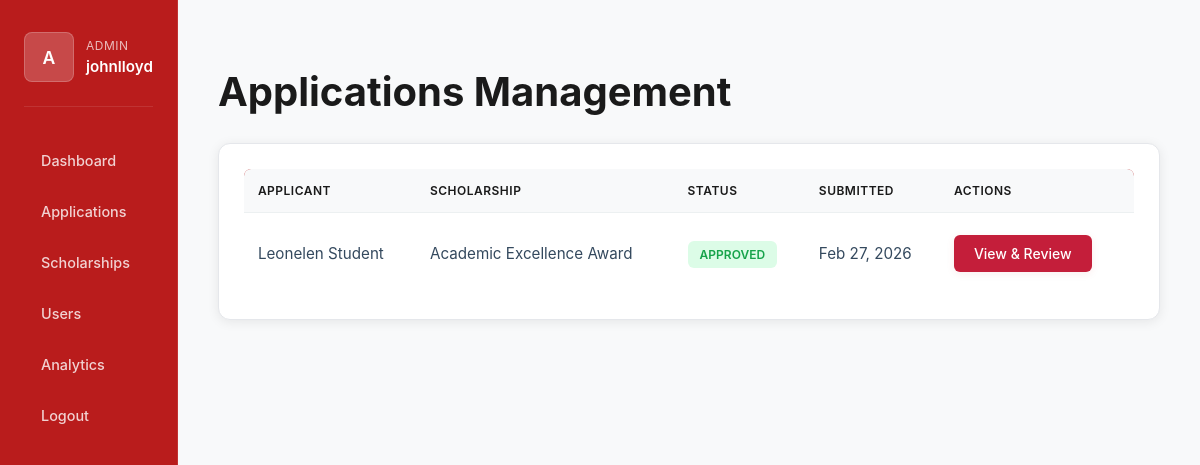
Before: /admin/applications.php (signed in) with the older database file.
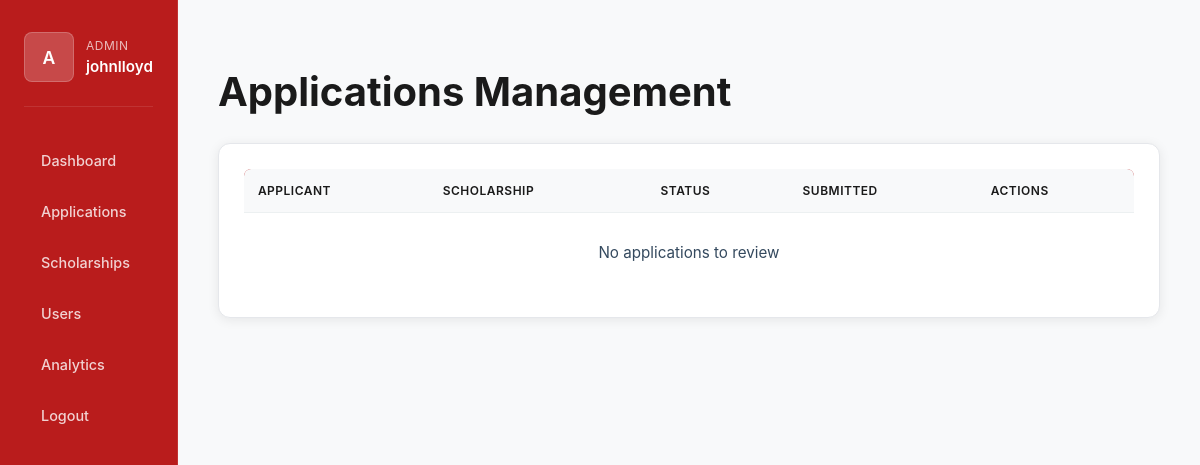
After: the same page with the newer database file.
### tables this page shows
CREATE TABLE `applications` (
  `id` int(11) NOT NULL,
  `user_id` int(11) NOT NULL,
  `scholarship_id` int(11) NOT NULL,
  `motivational_letter` text NOT NULL,
  `gpa` decimal(3,2) DEFAULT NULL CHECK (`gpa` >= 0 and `gpa` <= 4.0),
  `status` enum('draft','submitted','under_review','pending','approved','rejected','withdrawn') DEFAULT 'submitted',
  `submitted_at` datetime DEFAULT NULL,
  `reviewed_at` datetime DEFAULT NULL,
  `created_at` datetime DEFAULT current_timestamp(),
  `updated_at` datetime DEFAULT current_timestamp() ON UPDATE current_timestamp()
);

CREATE TABLE `users` (
  `id` int(11) NOT NULL,
  `username` varchar(100) NOT NULL,
  `password` varchar(255) NOT NULL,
  `first_name` varchar(100) NOT NULL,
  `last_name` varchar(100) NOT NULL,
  `email` varchar(150) NOT NULL,
  `phone` varchar(50) DEFAULT NULL,
  `address` text DEFAULT NULL,
  `role` enum('admin','student','staff') DEFAULT 'student',
  `active` tinyint(1) DEFAULT 1,
  `email_verified` tinyint(1) DEFAULT 0,
  `created_at` datetime DEFAULT current_timestamp(),
  `updated_at` datetime DEFAULT current_timestamp() ON UPDATE current_timestamp(),
  `secret_question` varchar(255) DEFAULT NULL,
  `secret_answer_hash` varchar(255) DEFAULT NULL
);

CREATE TABLE `scholarships` (
  `id` int(11) NOT NULL,
  `title` varchar(255) NOT NULL,
  `description` text NOT NULL,
  `organization` varchar(150) NOT NULL,
  `eligibility_requirements` text DEFAULT NULL,
  `renewal_requirements` text DEFAULT NULL,
  `amount` decimal(12,2) NOT NULL CHECK (`amount` > 0),
  `deadline` date NOT NULL,
  `status` enum('open','closed','cancelled') DEFAULT 'open',
  `created_by` int(11) NOT NULL,
  `created_at` datetime DEFAULT current_timestamp(),
  `updated_at` datetime DEFAULT current_timestamp() ON UPDATE current_timestamp()
);

### helpers/SecurityHelper.php (called while the page is built, shortened)
<?php
function sanitizeString($string) {
    return htmlspecialchars(trim($string), ENT_QUOTES, 'UTF-8');
}
function getCurrentUser() {
    return $_SESSION['user'] ?? null;
}
function hasRole($role) {
    $user = getCurrentUser();
    return $user && $user['role'] === $role;
}

### admin/applications.php (the view, shortened to what the changed rows need)
<?php
require_once __DIR__ . '/../helpers/SecurityHelper.php';
$pdo = getPDO();
$action = $_GET['action'] ?? '';
if (hasRole('admin')) {
    $query = "
        SELECT a.*, u.first_name, u.last_name, u.email, s.title as scholarship_title
        FROM applications a
        JOIN users u ON a.user_id = u.id
        JOIN scholarships s ON a.scholarship_id = s.id
        WHERE a.status != 'draft'
        ORDER BY a.status ASC, a.submitted_at DESC
    ";
}
$applications = $pdo->query($query)->fetchAll(PDO::FETCH_ASSOC) ?: [];
$viewing = null;
?>
<!DOCTYPE html>
<html lang="en">
<head>
    <link rel="stylesheet" href="../assets/style.css">
    <link rel="stylesheet" href="../member/dashboard.css">
</head>
<body>
    <div class="dashboard-app">
        <main class="main">
            <div class="container">
        <?php if ($action === 'view' && $viewing): ?>
            <a href="applications.php" class="btn btn-secondary">← Back to Applications</a>
            <div class="panel application-detail">
                <h2><?= sanitizeString($viewing['scholarship_title']) ?></h2>
                <hr>
                <div class="detail-row">
                    <label>Applicant:</label>
                    <div><?= sanitizeString($viewing['first_name'] . ' ' . $viewing['last_name']) ?></div>
                </div>
                <div class="detail-row">
                    <label>Email:</label>
                    <div><?= sanitizeString($viewing['email']) ?></div>
                </div>
                <div class="detail-row">
                    <label>Application Title:</label>
                    <div><?= sanitizeString($viewing['title'] ?? 'N/A') ?></div>
                </div>
                <div class="detail-row">
                    <label>GPA:</label>
                    <div><?= $viewing['gpa'] ?? 'N/A' ?></div>
                </div>
                <div class="detail-row">
                    <label>Status:</label>
                    <div><span class="status-badge status-<?= $viewing['status'] ?>"><?= $viewing['status'] ?></span></div>
                </div>
                <div class="detail-row">
                    <label>Application Details:</label>
                    <div style="background: white; padding: 10px; border-radius: 4px;"><?= nl2br(sanitizeString($viewing['details'] ?? '')) ?></div>
                </div>
                <?php if (!empty($viewing['documents'])): ?>
                    <div class="detail-row">
                        <label>Uploaded Documents:</label>
                        <div class="table-responsive">
                        <table class="table">
                            <thead>
                                <tr>
                                    <th>Document Type</th>
                                    <th>File Name</th>
                                    <th>Uploaded</th>
                                    <th>Action</th>
                                </tr>
                            </thead>
                            <tbody>
                                <?php foreach ($viewing['documents'] as $doc): ?>
                                    <tr>
                                        <td><?= sanitizeString($doc['document_type'] ?? 'Unknown') ?></td>
                                        <td><?= sanitizeString($doc['file_name']) ?></td>
                                        <td><?= date('M d, Y', strtotime($doc['uploaded_at'])) ?></td>
                                        <td>
                                            <a href="../<?= $doc['file_path'] ?>" target="_blank" class="btn btn-info" style="padding: 5px 10px;">View</a>
                                        </td>
                                    </tr>
                                <?php endforeach; ?>
                            </tbody>
                        </table>
                        </div>
                    </div>
                <?php endif; ?>
                <?php if ($viewing['status'] === 'under_review' || $viewing['status'] === 'submitted'): ?>
                    <hr>
                    <h3>Decision</h3>
                    <form method="POST" style="margin-top: 20px;">
                        <input type="hidden" name="csrf_token" value="<?= generateCSRFToken() ?>">
                        <input type="hidden" name="action" value="approve">
                        <input type="hidden" name="app_id" value="<?= $viewing['id'] ?>">
                        <button type="submit" class="btn btn-success">✓ Approve</button>
                    </form>
                    <form method="POST" style="margin-top: 10px;">
                        <input type="hidden" name="csrf_token" value="<?= generateCSRFToken() ?>">
                        <input type="hidden" name="action" value="reject">
                        <input type="hidden" name="app_id" value="<?= $viewing['id'] ?>">
                        <button type="submit" class="btn btn-danger">✗ Reject</button>
                    </form>
                <?php endif; ?>
            </div>
        <?php else: ?>
            <h1>Applications Management</h1>
            <div class="panel">
                <div class="table-responsive">
                <table class="table">
                    <thead>
                        <tr>
                            <th>Applicant</th>
                            <th>Scholarship</th>
                            <th>Status</th>
                            <th>Submitted</th>
                            <th>Actions</th>
                        </tr>
                    </thead>
                    <tbody>
                        <?php if (!empty($applications)): ?>
                            <?php foreach ($applications as $app): ?>
                                <tr>
                                    <td><?= sanitizeString($app['first_name'] . ' ' . $app['last_name']) ?></td>
                                    <td><?= sanitizeString($app['scholarship_title']) ?></td>
                                    <td><span class="status-badge status-<?= $app['status'] ?>"><?= $app['status'] ?></span></td>
                                    <td><?= date('M d, Y', strtotime($app['submitted_at'] ?? $app['created_at'])) ?></td>
                                    <td>
                                        <a href="?action=view&id=<?= $app['id'] ?>" class="btn btn-primary">View & Review</a>
                                    </td>
                                </tr>
                            <?php endforeach; ?>
                        <?php else: ?>
                            <tr>
                                <td colspan="5" style="text-align: center; padding: 30px;">No applications to review</td>
                            </tr>
                        <?php endif; ?>
                    </tbody>
                </table>
                </div>
            </div>
        <?php endif; ?>
            </div>
        </main>
    </div>
</body>
</html>

Changed rows visible on the page:
removed applications: user.last_name "Leonelen Student", scholarship.title "Academic Excellence Award", status "APPROVED", submitted_at "Feb 27, 2026"
Other visible differences:
text now shown: "No applications to review"
